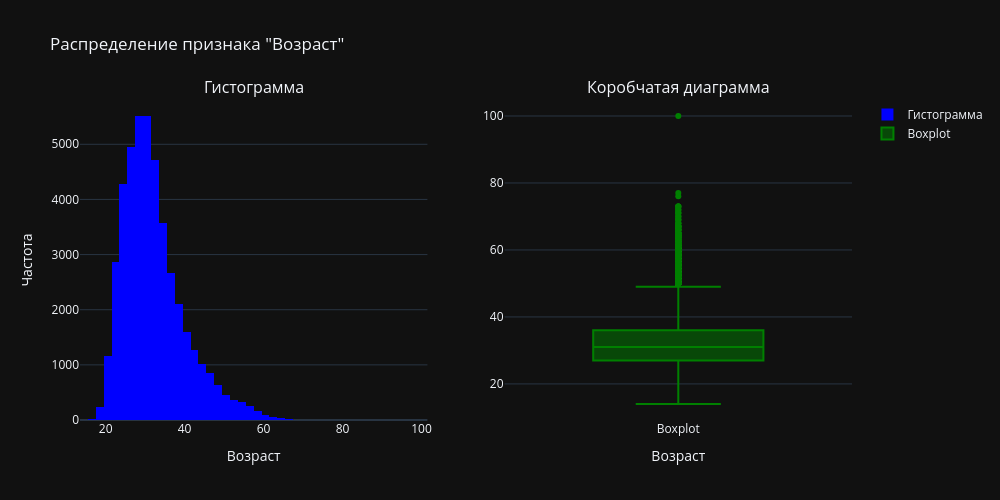

Notebook code for this chart:
### Markdown cell above
### 1. Постройте распределение признака **"Возраст"**. 
Опишите распределение, отвечая на следующие вопросы: чему равна мода распределения, каковы предельные значения признака, в каком примерном интервале находится возраст большинства соискателей? Есть ли аномалии для признака возраста, какие значения вы бы причислили к их числу?

*Совет: постройте гистограмму и коробчатую диаграмму рядом.*

### Code cell
import plotly.graph_objects as go
from plotly.subplots import make_subplots

age = hh_database['Возраст']

# Создание subplot: гистограмма слева, boxplot справа
fig = make_subplots(rows=1, cols=2, subplot_titles=('Гистограмма', 'Коробчатая диаграмма'))

# Добавление гистограммы
fig.add_trace(go.Histogram(x=age, nbinsx=50, marker_color='blue', name='Гистограмма'), row=1, col=1)

# Добавление boxplot
fig.add_trace(go.Box(y=age, marker_color='green', name='Boxplot'), row=1, col=2)


fig.update_layout(title_text='Распределение признака "Возраст"', height=500, width=1000)
fig.update_xaxes(title_text='Возраст', row=1, col=1)
fig.update_yaxes(title_text='Частота', row=1, col=1)
fig.update_xaxes(title_text='Возраст', row=1, col=2)

fig.show()

# 4.1 Чему равно модальное значение возраста соискателей?
mode = hh_database['Возраст'].mode()[0]
print("Мода возраста:", mode)  
# 30

### Figure 1 — Plotly figure (JSON) as saved in the notebook; plotly's stock layout.template omitted (floating-point values rounded to 4 significant figures; data arrays with more than 128 entries replaced by an {"elided": "..."} marker saying what was removed)
{"data": [{"marker": {"color": "blue"}, "name": "Гистограмма", "nbinsx": 50, "x": {"elided": "44744 int values"}, "type": "histogram", "xaxis": "x", "yaxis": "y"}, {"marker": {"color": "green"}, "name": "Boxplot", "y": {"elided": "44744 int values"}, "type": "box", "xaxis": "x2", "yaxis": "y2"}], "layout": {"xaxis": {"anchor": "y", "domain": [0.0, 0.45], "title": {"text": "Возраст"}}, "yaxis": {"anchor": "x", "domain": [0.0, 1.0], "title": {"text": "Частота"}}, "xaxis2": {"anchor": "y2", "domain": [0.55, 1.0], "title": {"text": "Возраст"}}, "yaxis2": {"anchor": "x2", "domain": [0.0, 1.0]}, "annotations": [{"font": {"size": 16}, "showarrow": false, "text": "Гистограмма", "x": 0.225, "xanchor": "center", "xref": "paper", "y": 1.0, "yanchor": "bottom", "yref": "paper"}, {"font": {"size": 16}, "showarrow": false, "text": "Коробчатая диаграмма", "x": 0.775, "xanchor": "center", "xref": "paper", "y": 1.0, "yanchor": "bottom", "yref": "paper"}], "title": {"text": "Распределение признака \"Возраст\""}, "height": 500, "width": 1000}}
